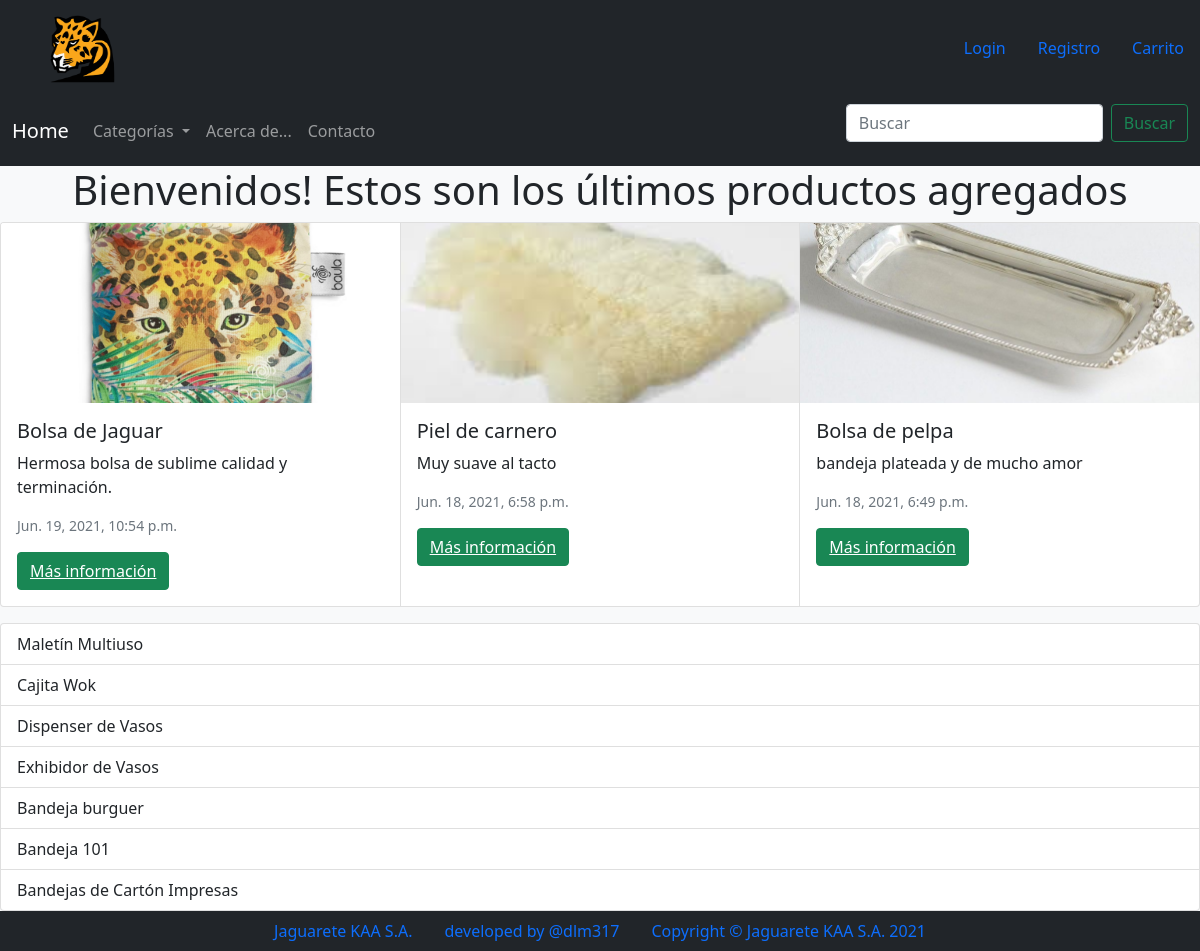
The app's page /index/ with its own data.
### jaguarete01/models.py (models this page shows, shortened)
class Producto(models.Model):
    class Meta:
        permissions = (("can_add_productos", "Can add productos"),)
    titulo = models.CharField(max_length=100, unique=True)
    categoria_base = models.ForeignKey(Categoria, on_delete=models.CASCADE)
    detalle = models.CharField(max_length=1000, default='N/A')
    precio = models.FloatField()
    imagen = models.ImageField(upload_to='uploaded_images')
    fecha_creacion = models.DateTimeField(auto_now=True)
    def __str__(self):
        return self.titulo

### jaguarete01/views.py (the view)
# urls.py: path("index/", views.index, name = "index"),
def index(request):
    productos = Producto.objects.all()
    productos_ordenados = productos.order_by('-fecha_creacion')
    index = 0
    tres_productos = []
    while index < 3:
        un_producto = productos_ordenados[index]
        tres_productos.append(un_producto)
        index +=1
    index = 3
    siete_productos = []
    while index < 10:
        un_producto = productos_ordenados[index]
        siete_productos.append(un_producto)
        index +=1
    print(productos)
    dictionary = {
        'tres_productos': tres_productos,
        'siete_productos': siete_productos,
    }
    return render(request, 'index.html', context=dictionary)

### jaguarete01/models.py (called while the page is built)
    def __str__(self):
        return self.descripcion

### jaguarete01/templatetags/categorias.py (called while the page is built)
@register.inclusion_tag('categorias.html')
def mostrar_categorias():
    return {'categorias': Categoria.objects.all()}

### jaguarete01/templates/index.html (shortened to what this page needs)
{% extends "template.html" %}
{% load categorias %}
{% load static %}  {% block body %}
<h1 class="text-center">
  Bienvenidos! Estos son los últimos productos agregados
</h1>
<div class="card-group">
    {% for producto in tres_productos %}
  <div class="card">
    <img style="width: 100%;
      height: 15vw;
      object-fit: cover;" src="{{producto.imagen.url}}" class="card-img-top text-center" alt="..." />
    <div class="card-body">
      <h5 class="card-title">{{producto.titulo}}</h5>
      <p class="card-text">
        {{producto.detalle}}
      </p>
      <p class="card-text">
        <small class="text-muted">{{producto.fecha_creacion}}</small>
      </p>
      <button type="submit" class="btn btn-success"><a class="text-white" href="{% url 'jaguarete01:producto' pk=producto.id %}"> Más información</a></button>
    </div>
  </div>
{% endfor %}
</div>
<div class="list-group mt-3">
  {% for producto in siete_productos %}
  <a href="{% url 'jaguarete01:producto' pk=producto.id %}" class="list-group-item list-group-item-action">
    {{producto.titulo}}
  </a>
  {% endfor %}
</div>
{% endblock %}

### jaguarete01/templates/template.html (shortened to what this page needs)
{% load static %}
{% load categorias %}
<html lang="en">
  <head>
    <link
      href="https://cdn.jsdelivr.net/npm/bootstrap@5.0.0-beta3/dist/css/bootstrap.min.css"
      rel="stylesheet"
    />
    <link rel="stylesheet" href="{% static 'css/style.css' %}" />
  </head>
  <body class="d-flex flex-column min-vh-100">
    <nav class="navbar  navbar-dark bg-dark" >
        <a class="navbar-brand mx-5" href="{% url 'jaguarete01:index' %}"><img src="{% static 'img/logo.png' %}" style="width:70px; height:70px" alt="" srcset=""></a>
    <ul class="nav justify-content-end">
        {% if request.user.is_authenticated %}
        {% else %}
        <li class="nav-item">
          <a class="nav-link" href="{% url 'jaguarete01:login'%}">Login</a>
        </li>
        <li class="nav-item">
          <a class="nav-link" href="{% url 'jaguarete01:sign_up_form'%}">Registro</a>
        </li>
        {% endif %}
        <li class="nav-item">
          <a class="nav-link" href="#" tabindex="-1">Carrito</a>
        </li>
      </ul>
    </nav>
    <nav class="navbar navbar-expand-lg navbar-dark bg-dark">
        <div class="container-fluid">
          <a class="navbar-brand" href="{% url 'jaguarete01:index' %}">Home</a>
          <div class="collapse navbar-collapse" id="navbarSupportedContent">
            <ul class="navbar-nav me-auto mb-2 mb-lg-0">
              <li class="nav-item dropdown">
                <a class="nav-link dropdown-toggle" href="#" id="navbarDropdown" role="button" data-bs-toggle="dropdown" aria-expanded="false">
                  Categorías
                </a>
              </li>
              <li class="nav-item">
                <a class="nav-link" href="{% url 'jaguarete01:acerca_de' %}">Acerca de...</a>
              </li>
              <li class="nav-item">
                <a class="nav-link" href="mailto:email@dejaguaretekaa.com.ar">
                  Contacto
                </a>
              </li>
            </ul>
            <form class="d-flex">
              <input class="form-control me-2" type="search" placeholder="Buscar" aria-label="Search">
              <button class="btn btn-outline-success" type="submit">Buscar</button>
            </form>
          </div>
        </div>
      </nav>
    <div class="bg-light">
    {% block body %}{% endblock %}
    </div>
    <ul class="nav justify-content-center bg-dark mt-auto">
        <li class="nav-item">
          <a class="nav-link active" aria-current="page" href="#">Jaguarete KAA S.A.</a>
        </li>
        <li class="nav-item">
          <a class="nav-link" href="#">developed by @dlm317</a>
        </li>
        <li class="nav-item">
          <a class="nav-link" href="#">Copyright © Jaguarete KAA S.A. 2021</a>
        </li>
      </ul>
  </body>
</html>

### records on screen
Producto: imagen (picture), titulo "Bolsa de Jaguar", detalle "Hermosa bolsa de sublime calidad y terminación.", fecha_creacion "Jun. 19, 2021, 10:54 p.m."
Producto: imagen (picture), titulo "Piel de carnero", detalle "Muy suave al tacto", fecha_creacion "Jun. 18, 2021, 6:58 p.m."
Producto: imagen (picture), titulo "Bolsa de pelpa", detalle "bandeja plateada y de mucho amor", fecha_creacion "Jun. 18, 2021, 6:49 p.m."
Producto: titulo "Maletín Multiuso"
Producto: titulo "Cajita Wok"
Producto: titulo "Dispenser de Vasos"
Producto: titulo "Exhibidor de Vasos"
Producto: titulo "Bandeja burguer"
Producto: titulo "Bandeja 101"
Producto: titulo "Bandejas de Cartón Impresas"
